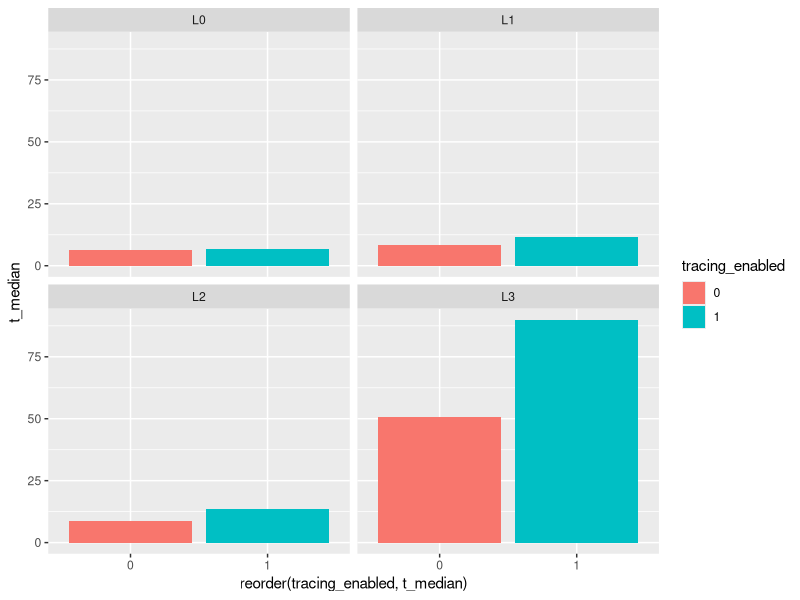

The R source for this figure:
#!/usr/bin/env Rscript
library(ggplot2)
library(ggrepel)
library(plyr)

# level,time,events
data <- read.table("./io-overhead/data-dd.csv", header=T, sep=",")
data$time <- data$time*1000
data$tracing_enabled <- as.character(data$tracing_enabled)
data <- ddply(data, .(hostname, tracing_enabled),
              transform,
              t_median = median(time),
              t_mean = mean(time)
)

unique_data <- unique(data[c("hostname", "tracing_enabled", "t_median", "t_mean")])

plot <- ggplot(unique_data, aes(x=reorder(tracing_enabled, t_median), y = t_median)) +
  geom_bar(aes(fill=tracing_enabled), position="dodge",stat="identity") +
  facet_wrap(~hostname) 
  # coord_flip() +
  # geom_label_repel(aes(y=freq, label=paste(data_freq$percentage, "%")),
  #                  size = 3, segment.size = 0.3, colour="black", fill="white",
  #                  min.segment.length = unit(0, "lines"), nudge_x = 0
  # ) +
  # geom_text(aes(y=overhead, label=paste(overhead,'%') ), colour='black', size = 3.4,
  #           position=position_dodge(width=0.9), hjust=-0.1) +
  # scale_fill_manual(values = colors) +
  labs(x ="Nested level", y ="Time") +
  # theme_light() +
  # theme(
  #   legend.position = c(0.94,0.91),
  #   legend.title=element_blank(),
  #   # axis.text.x = element_blank(),
  #   # axis.text.x = element_text(angle = 20, hjust = 1, vjust=1, size = 10),
  #   axis.text.y = element_text(margin = margin(t=2,b=1))
  # )
plot(plot)
